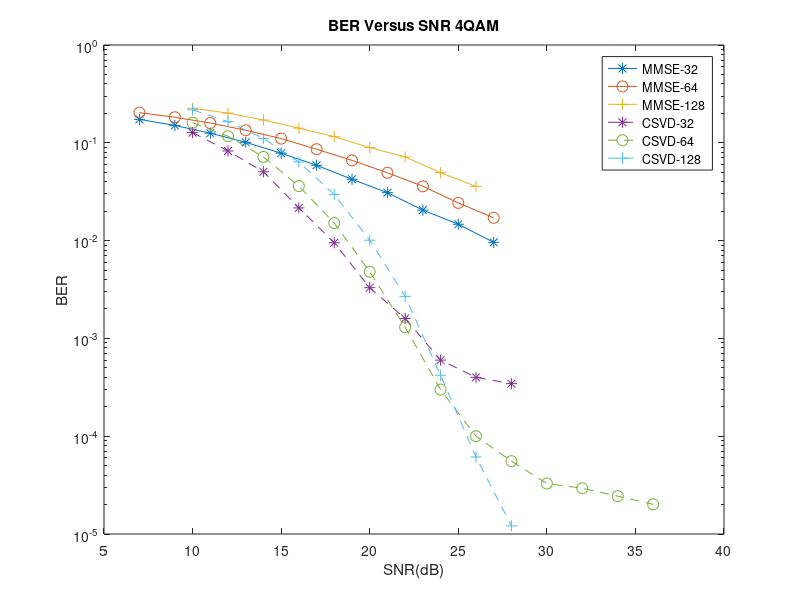
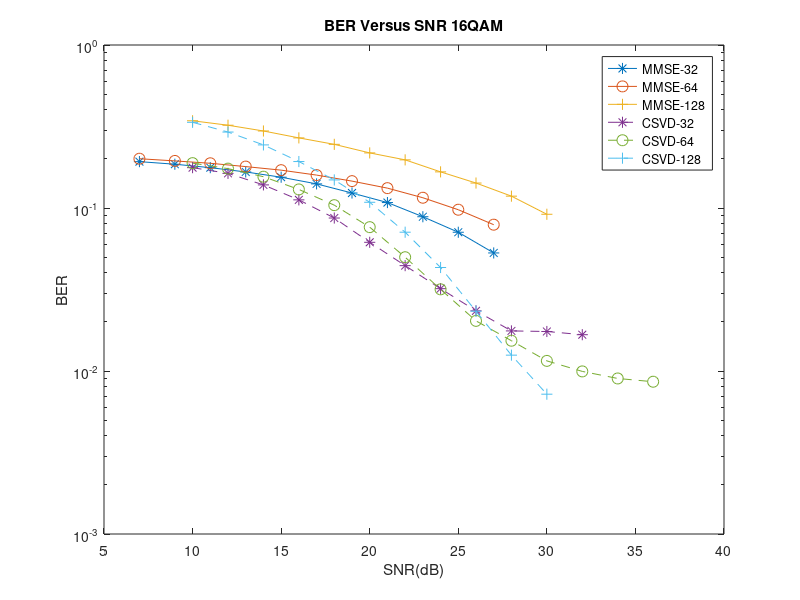

Reproduce these figures in MATLAB, in order.
%% routine to plot BER vs SNR figure 
% RSVD modified version:
%modification includes: correct the calculation of noiseterm (use absolute value)
%reduce clipping operation
%get feasible hyper parameter settings (C=4, epsilon=1e-7, tol=1e-3)
%apply and veritfy update rule to Theta and G
%modify stopping criteria (use absolute value and use rough adaptive stopping cirteria to reduce step size when climb to the peak)
%the data come from the file '/home/tchen44/code/Tianpei/SVR for large MIMO/real SVR matlab/CSVR/test data/BER_16QAM'
%% MMSE 
BER_MMSE_32_4=[0.1736,    0.1506,    0.1255 ,   0.1012 ,   0.0783 ,   0.0589 ,   0.0424  ,  0.0309 ,   0.0205 ,   0.0147 ,   0.0096];
BER_MMSE_32_16=[ 0.1925,    0.1856,    0.1768 ,   0.1664 ,   0.1545 ,   0.1406  ,  0.1236 ,   0.1080 ,   0.0884 ,   0.0710,    0.0530];
BER_MMSE_64_4=[ 0.2034 ,   0.1824,    0.1594  ,  0.1344 ,   0.1104 ,   0.0861 ,...
    0.0661,    0.0494,    0.0359 ,   0.0243,    0.0171 ];
BER_MMSE_64_16=[0.2006,    0.1945,    0.1881,    0.1795 ,   0.1707,    0.1592 ,   0.1462 ,   0.1324 ,   0.1156 ,   0.0976,    0.0790];
BER_MMSE_128_4=[0.2258710938, 0.2010390625, 0.1711562500, 0.1412148438, 0.1154960938,...
    0.0892734375, 0.0718203125, 0.0494765625, 0.0357968750];
BER_MMSE_128_16=[0.3429824219, 0.3219785156, 0.2968339844, 0.2692324219, 0.2457695313, 0.2177773437,...
    0.1974101562, 0.1665976563, 0.1422792969, 0.1182109375, 0.0915292969];
%% RSVD
BER_RSVD_32_4=[0.1273,    0.0825 ,   0.0505 ,   0.0216,    0.0095 ,   0.0033 ,   0.0016,    0.0006 ,   0.0004, 0.0003445312];
BER_RSVD_32_16=[ 0.1768,    0.1631,    0.1386 ,   0.1122 ,   0.0868 ,   0.0616 ,   0.0443 ,   0.0320 ,...
    0.0234, 0.0176187500, 0.0174750000, 0.0167015625];
BER_RSVD_64_4=[0.1607,    0.1168,    0.0717,    0.0361,    0.0151 ,   0.0048 ,   0.0013  ,  0.0003 ,   0.0001  , 5.5550e-05,...
    0.0000327843, 0.0000293565, 0.0000243851, 0.0000200975];
BER_RSVD_64_16=[0.1885,    0.1744 ,   0.1556 ,   0.1300 ,   0.1041 ,   0.0763 ,   0.0499 ,   0.0317 ,   0.0203,...
    0.0153398438, 0.0115371094, 0.0099433594, 0.0090000000, 0.0085937500];
BER_RSVD_128_4=[0.2174023438, 0.1646230469, 0.1107285156, 0.0635839844, 0.0295097656, 0.0100957031,...
    0.0026894531, 0.0004199219, 0.0000613226, 0.0000121096];
BER_RSVD_128_16=[0.3355605469, 0.2924082031, 0.2438554687, 0.1927636719, 0.1486835938, 0.1084316406,...
    0.0710468750, 0.0431542969, 0.0232714844, 0.0125097656, 0.0072070312];


%% ploting figure
%% 4QAM
figure(1)
semilogy([10:2:30]-3, BER_MMSE_32_4, '-*', 'MarkerSize', 8), xlabel('SNR(dB)'), ylabel('BER');
hold on
semilogy([10:2:30]-3, BER_MMSE_64_4, '-o', 'MarkerSize', 8), xlabel('SNR(dB)'), ylabel('BER');
hold on 
semilogy([10:2:26], BER_MMSE_128_4, '-+', 'MarkerSize', 8), xlabel('SNR(dB)'), ylabel('BER');
hold on 
semilogy([10:2:28], BER_RSVD_32_4, '--*', 'MarkerSize', 8), xlabel('SNR(dB)'), ylabel('BER');
hold on 
semilogy([10:2:36], BER_RSVD_64_4, '--o', 'MarkerSize', 8), xlabel('SNR(dB)'), ylabel('BER');
hold on
semilogy([10:2:28], BER_RSVD_128_4, '--+', 'MarkerSize', 8), xlabel('SNR(dB)'), ylabel('BER');
hold on
title('BER Versus SNR 4QAM'), legend('MMSE-32', 'MMSE-64', 'MMSE-128', 'CSVD-32', 'CSVD-64', 'CSVD-128');
hold off

%% 16QAM
figure(2)
semilogy([10:2:30]-3, BER_MMSE_32_16, '-*', 'MarkerSize', 8), xlabel('SNR(dB)'), ylabel('BER');
hold on
semilogy([10:2:30]-3, BER_MMSE_64_16, '-o', 'MarkerSize', 8), xlabel('SNR(dB)'), ylabel('BER');
hold on 
semilogy([10:2:30], BER_MMSE_128_16, '-+', 'MarkerSize', 8), xlabel('SNR(dB)'), ylabel('BER');
hold on 
semilogy([10:2:32], BER_RSVD_32_16, '--*', 'MarkerSize', 8), xlabel('SNR(dB)'), ylabel('BER');
hold on 
semilogy([10:2:36], BER_RSVD_64_16, '--o', 'MarkerSize', 8), xlabel('SNR(dB)'), ylabel('BER');
hold on
semilogy([10:2:30], BER_RSVD_128_16, '--+', 'MarkerSize', 8), xlabel('SNR(dB)'), ylabel('BER');
hold on
title('BER Versus SNR 16QAM'), legend('MMSE-32', 'MMSE-64', 'MMSE-128', 'CSVD-32', 'CSVD-64', 'CSVD-128');
hold off



